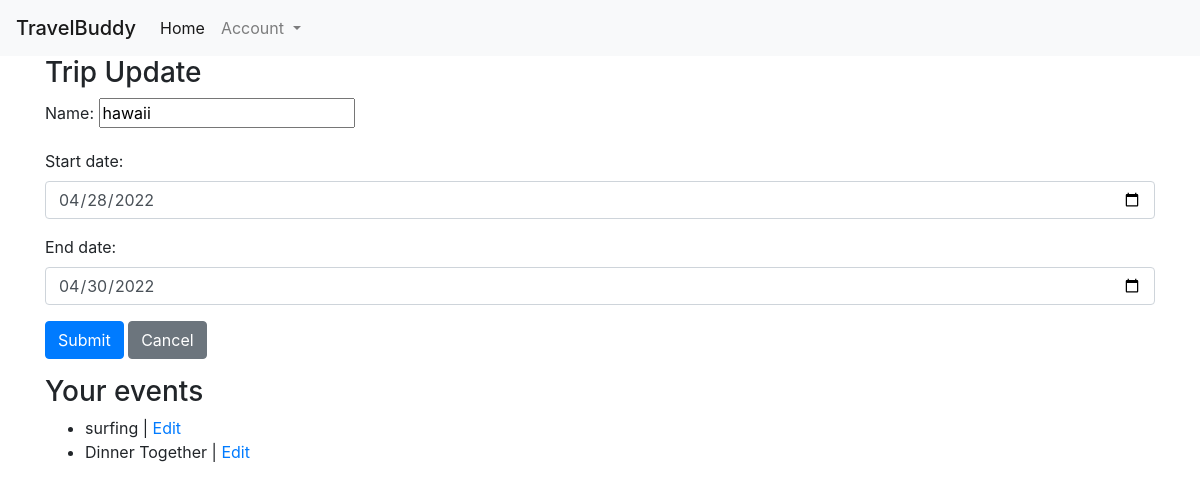
Screenshot of /trips/6/update (signed in) with the database file from the repository.
### home/models.py (models this page shows, shortened)
class Trip(models.Model):
    name = models.CharField(max_length=200,
                            validators=[MinLengthValidator(3, "Trip title must be longer than 3 characters")]
                            )
    start_date = models.DateField(validators=[date_validator])
    end_date = models.DateField(validators=[date_validator])
    owner = models.ForeignKey(settings.AUTH_USER_MODEL, on_delete=models.CASCADE)

class Event(models.Model):
    name = models.CharField(max_length=200,
                            validators=[MinLengthValidator(3, "Event title must be longer than 3 characters")]
                            )
    location= models.CharField(max_length=200, null=True)
    cost= models.DecimalField( max_digits=4 , decimal_places=2, default = 0)
    start_date = models.DateField(validators=[date_validator], null=True)
    end_date = models.DateField(validators=[date_validator], null=True)
    confirmed = models.BooleanField(default=False)
    trip = models.ForeignKey(Trip, on_delete=models.CASCADE, null=True)
    def __str__(self):
        return self.name

### home/views.py (the view, shortened to what this page needs)
# urls.py: path('trips/<int:pk>/update', views.TripUpdateView.as_view(), name='trip_update'),
class TripUpdateView(LoginRequiredMixin, View):
    model = Trip
    template_name = 'home/trip_form.html'
    fields = ['name', 'start_date', 'end_date']
    def get(self, request, pk):
        trip = get_object_or_404(Trip, id=pk, owner=self.request.user)
        events = Event.objects.filter(trip=pk)
        form = TripForm(instance=trip)
        ctx = {'form':form,
            'trip': trip,
            'events':events,
            'title': 'Trip Update'
            }
        return render(request, self.template_name, ctx)

### home/forms.py
class TripForm(forms.ModelForm):
    class Meta:
        model = Trip
        fields = '__all__'
        exclude = ['owner']
        widgets = {
            'start_date': forms.DateInput(
                            format=('%Y-%m-%d'),
                            attrs={'class': 'form-control',
                            'placeholder': 'Select a date',
                            'type': 'date'
              }),
            'end_date': forms.DateInput(
                            format=('%Y-%m-%d'),
                            attrs={'class': 'form-control',
                            'placeholder': 'Select a date',
                            'type': 'date'
              }),
        }

### home/templates/home/trip_form.html (shortened to what this page needs)
{% extends "base_bootstrap.html" %}
{% block content %}
<h3> {{ title }} </h3>
<form action="" method="post">
{{ form.as_p }}
<input type="submit" class="btn btn-primary" value="Submit">
<a href="{% url 'home:trip_list' %}" class="btn btn-secondary">Cancel</a>
</form>
{% if events %}
<h3> Your events </h3>
<ul>
    {% for event in events %}
    <li>
        {{event}} | <a href="{% url 'home:event_update' trip.id event.id %}"> Edit </a>
    </li>
    {% endfor %}
</ul>
{% endif %}
{% endblock %}

### rows the page displays
Trip: name "hawaii", start_date "04/28/2022", end_date "04/30/2022"
Event: name "surfing"
Event: name "Dinner Together"

### other values shown
{{ title }} "Trip Update"
